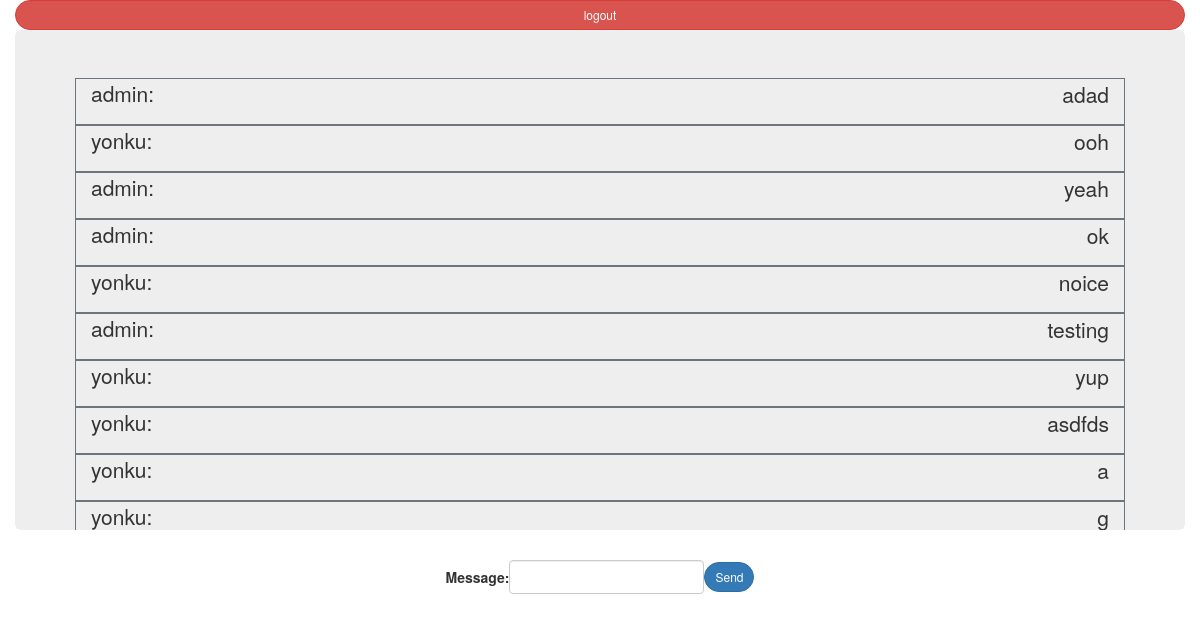
The app's page /thread/admin/ (signed in) with its own data.
### chatApp/models.py (models this page shows)
class ChatMessage(models.Model):
    thread      = models.ForeignKey(Thread, null=True, blank=True, on_delete=models.SET_NULL)
    user        = models.ForeignKey(User, verbose_name='sender', on_delete=models.CASCADE)
    message     = models.TextField()
    timestamp   = models.DateTimeField(auto_now_add=True)

### accounts/models.py (models this page shows, shortened)
class User(AbstractBaseUser):
    username = models.CharField(max_length=50,unique=True)
    email = models.EmailField(
        verbose_name='email address',
        max_length=255,
        unique=True,
    )
    is_active = models.BooleanField(default=True)
    staff = models.BooleanField(default=False)
    admin = models.BooleanField(default=False)
    objects = UserManager()
    USERNAME_FIELD = 'email'
    REQUIRED_FIELDS = ['username'] # Email & Password are required by default.
    def __str__(self):
        return self.username

### chatApp/views.py (the view, shortened to what this page needs)
# urls.py: path('thread/<username>/',ThreadView.as_view(),name='threads'),
class ThreadView(LoginRequiredMixin, FormMixin, DetailView):
    template_name = 'chatApp/thread.html'
    form_class = ComposeForm
    success_url = './'
    def get_object(self):
        other_username  = self.kwargs.get("username")
        obj, created    = Thread.objects.get_or_new(self.request.user, other_username)
        if obj == None:
            raise Http404
        return obj
    def get_context_data(self, **kwargs):
        context = super().get_context_data(**kwargs)
        context['form'] = self.get_form()
        return context

### chatApp/forms.py
class ComposeForm(forms.Form):
    message = forms.CharField(
            widget=forms.TextInput(
                attrs={"class": "form-control"}
                )
            )

### chatApp/models.py (called while the page is built, shortened)
    def get_or_new(self, user, other_username):
        username = user.username
        if username == other_username:
            return None,False
        qlookup1 = Q(first__username=username) & Q(second__username=other_username)
        qlookup2 = Q(first__username=other_username) & Q(second__username=username)
        qs = self.get_queryset().filter(qlookup1 | qlookup2).distinct()
        if qs.count() == 1:
            return qs.first(), False
        elif qs.count() > 1:
            return qs.order_by('timestamp').first(), False

### template/chatApp/thread.html (shortened to what this page needs)
{% extends 'base.html' %}
{% load static %}
{% block content %}
{% if request.user.is_authenticated %}
<a href="{% url 'accounts:logout' %}" style="justify-content: center;" class="d-flex btn btn-sm btn-danger">logout</a>
{% endif %}
<center class="container-fluid">
    <div class="jumbotron row " style="height:500px;overflow: scroll;" id="chats">
    {% for chat in object.chatmessage_set.all %}
    <div class="container form-inline border border-secondary">
        <p class="lead">{{chat.user}}: </p>
        <p > {{chat.message}}</p>
    </div>
    {% endfor %}
    </div>
    <form method="POST" id="form-message" class="form-inline justify-content-center">
        <table class="Container">
            {{form.as_table}}
        </table>
        <button type="submit" class="btn btn-sm btn-primary">Send</button>
    </form>
</center>
{% endblock %}

### template/base.html (shortened to what this page needs)
{% load static %}
<!DOCTYPE html>
<html>
  <head>
      <link rel="stylesheet" href="https://stackpath.bootstrapcdn.com/bootstrap/4.1.3/css/bootstrap.min.css">
      <link href="//maxcdn.bootstrapcdn.com/bootstrap/4.0.0/css/bootstrap.min.css" rel="stylesheet" id="bootstrap-css">
      <link rel="stylesheet" href="https://cdnjs.cloudflare.com/ajax/libs/jquery-confirm/3.3.2/jquery-confirm.min.css">
      <link rel="stylesheet" href="https://maxcdn.bootstrapcdn.com/bootstrap/3.3.7/css/bootstrap.min.css">
      <link rel="stylesheet" href="https://pro.fontawesome.com/releases/v5.10.0/css/all.css"/>
  </head>
  <body>
    <div class="container-fluid">
     {% block content %}
      {% endblock %}
    </div>
    </body>
</html>

### template/chatApp/thread.html (style rules this page uses)
.btn { border-radius: 15px; }

### template/base.html (style rules this page uses)
body { background-image: url(https://images.pexels.com/photos/230554/pexels-photo-230554.jpeg?auto=compress&cs=tinysrgb&dpr=2&h=650&w=940); }

### records on screen
ChatMessage: user "admin", message "adad"
ChatMessage: user "yonku", message "ooh"
ChatMessage: user "admin", message "yeah"
ChatMessage: user "admin", message "ok"
ChatMessage: user "yonku", message "noice"
ChatMessage: user "admin", message "testing"
ChatMessage: user "yonku", message "yup"
ChatMessage: user "yonku", message "asdfds"
ChatMessage: user "yonku", message "a"
ChatMessage: user "yonku", message "g"
